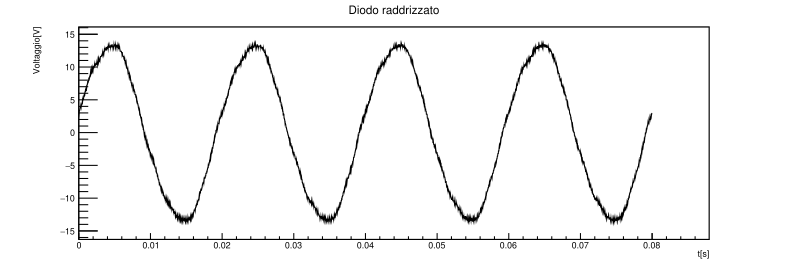

The Python source for this figure:
import ROOT
from array import array
import numpy as np
import pandas as pd

df = pd.read_csv("WaveData592.csv") #legge il file excel
df = df.dropna(subset=["t", "V"]) #controlla solo le colonne V e I. Se una di queste contiene un valore mancante, elimina quella riga


t = array('d', df["t"].to_numpy(dtype=float))
V = array('d', df["V"].to_numpy(dtype=float)) #df è il dataframe, "V" è il nome della colonna da leggere 


et = array('d', [0.0]*len(V))
eV = array('d', [0.0]*len(t))

c = ROOT.TCanvas("c", "t vs V", 1700, 600)

g=ROOT.TGraphErrors(len(V), t, V, et, eV)


g.SetTitle("Diodo raddrizzato; t[s]; Voltaggio[V]") 
g.SetMarkerStyle(21) 
g.SetMarkerColor(ROOT.kBlack) 
g.SetMarkerSize(0.3)
g.SetLineWidth(1) 

g.Draw("AL")





c.Modified() 
c.Update()
c.Draw()

c.SaveAs("raddrizzato.pdf") 
input("Premi Invio per chiudere...")
